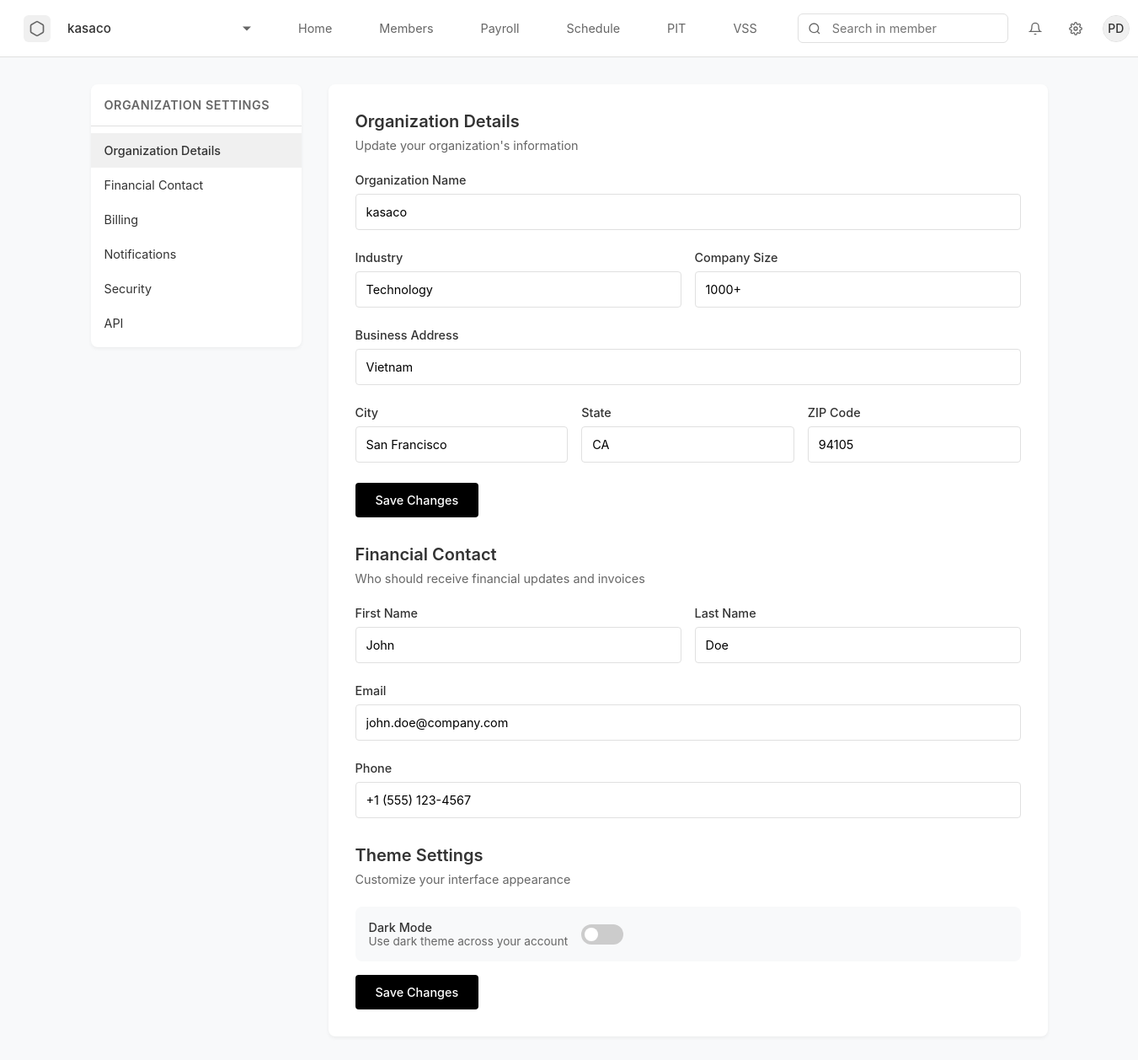
Before: /settings (signed in) with the older database file.
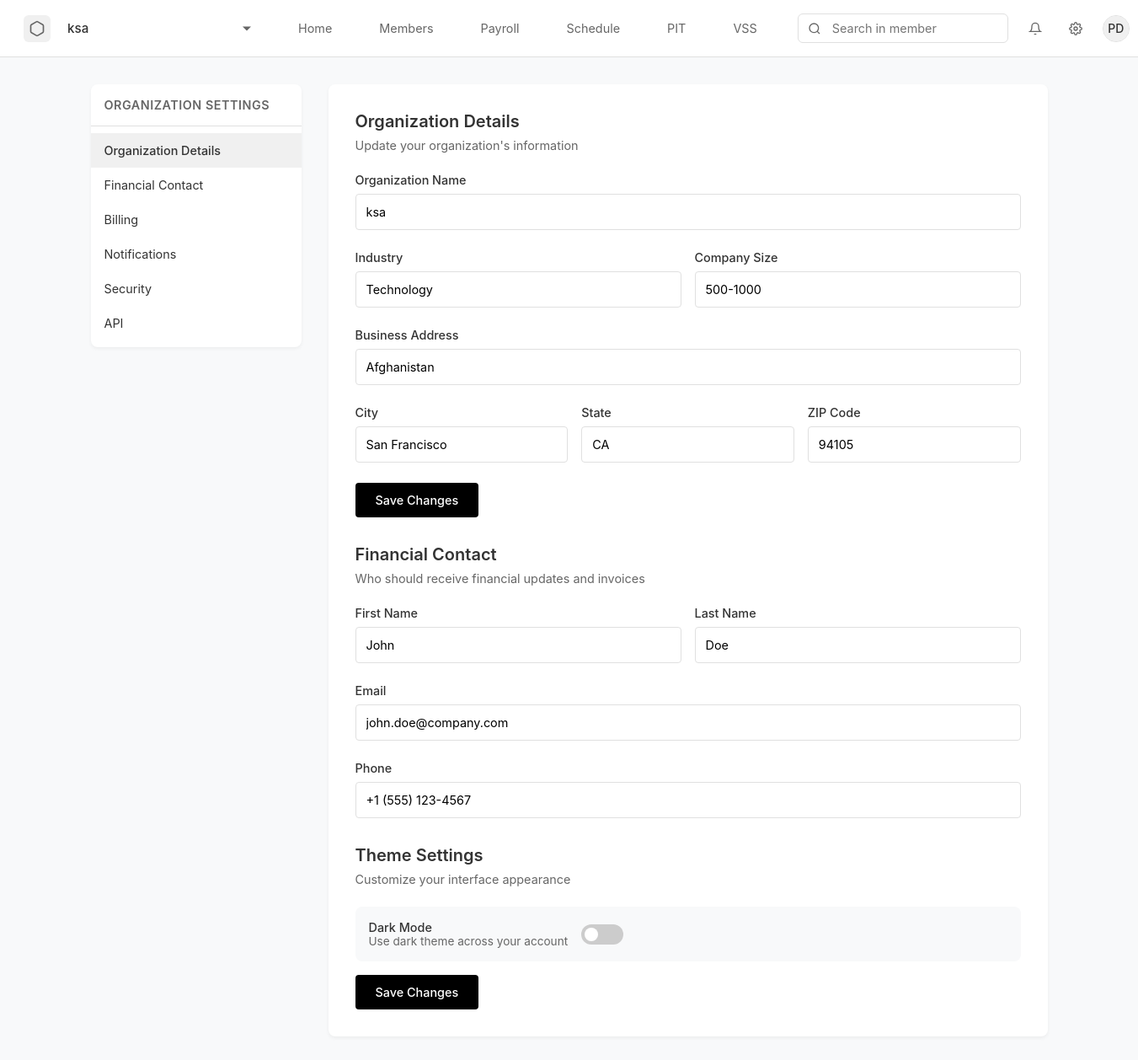
After: the same page with the newer database file.
### app.py (models this page shows, shortened)
class Organization(db.Model):
    id = db.Column(db.Integer, primary_key=True)
    name = db.Column(db.String(120), nullable=False)
    industry = db.Column(db.String(80))
    size = db.Column(db.String(50))
    location = db.Column(db.String(120))
    logo_url = db.Column(db.String(255))
    created_at = db.Column(db.DateTime, default=datetime.utcnow)
    users = db.relationship('User', backref='org', lazy=True)

### app.py (the view)
@app.route('/settings')
def settings():
    if 'user_id' not in session:
        return redirect('/login')
    user = User.query.get(session['user_id'])
    if not user:
        session.pop('user_id', None)
        return redirect('/login')
    organization = None
    if user.organization_id:
        organization = Organization.query.get(user.organization_id)
    return render_template('settings.html', user=user, organization=organization)

### app.py (called while the page is built)
@app.context_processor
def inject_organization():
    if 'user_id' in session:
        user = User.query.get(session['user_id'])
        if user and user.organization_id:
            organization = Organization.query.get(user.organization_id)
            return {'organization': organization}
    return {'organization': None}

    @property
    def name(self):
        if self.first_name and self.last_name:
            return f"{self.first_name} {self.last_name}"
        return "None"

### templates/settings.html (shortened to what the changed rows need)
{% extends "base.html" %}
{% block content %}
<div class="settings-container">
    <div class="settings-content">
        <div class="settings-section">
            <div class="settings-section-header">
                <h2 class="settings-section-title">Organization Details</h2>
            </div>
            <form id="organizationForm">
                <div class="form-group">
                    <label class="form-label">Organization Name</label>
                    <input type="text" class="form-input" name="name" value="{{ organization.name if organization else '' }}">
                </div>
                <div class="form-row">
                    <div class="form-group">
                        <label class="form-label">Company Size</label>
                        <input type="text" class="form-input" name="size" value="{{ organization.size if organization else '' }}">
                    </div>
                </div>
                <div class="form-group">
                    <label class="form-label">Business Address</label>
                    <input type="text" class="form-input" name="location" value="{{ organization.location if organization else '' }}">
                </div>
            </form>
        </div>
        <div class="settings-section">
            <div class="settings-section-header">
                <h2 class="settings-section-title">Financial Contact</h2>
            </div>
        </div>
        <div class="settings-section">
            <div class="settings-section-header">
                <h2 class="settings-section-title">Theme Settings</h2>
            </div>
        </div>
    </div>
</div>
{% endblock %}

### templates/base.html (shortened to what this page needs)
<!DOCTYPE html>
<html lang="en">
<head>
    <link rel="stylesheet" href="https://cdn.jsdelivr.net/npm/flatpickr/dist/flatpickr.min.css">
</head>
<body>
    {% if not hide_navbar %}
    <nav class="navbar">
        <div class="company-section">
            <div class="company-logo">
                <svg viewBox="0 0 24 24" fill="none" stroke="currentColor" stroke-width="2">
                    <path d="M21 16V8a2 2 0 0 0-1-1.73l-7-4a2 2 0 0 0-2 0l-7 4A2 2 0 0 0 3 8v8a2 2 0 0 0 1 1.73l7 4a2 2 0 0 0 2 0l7-4A2 2 0 0 0 21 16z"></path>
                </svg>
            </div>
            <select class="company-select" onchange="if(this.value === 'add') window.location.href='/organization/setup';">
                <option value="{{ organization.id if organization else '' }}">{{ organization.name if organization else 'Select organization' }}</option>
            </select>
        </div>
        <div class="nav-links">
            <a href="/" class="nav-link {% if request.path == '/' %}active{% endif %}">Home</a>
            <a href="#" class="nav-link {% if request.path == '/members' %}active{% endif %}">Members</a>
            <a href="#" class="nav-link {% if request.path == '/payroll' %}active{% endif %}">Payroll</a>
            <a href="#" class="nav-link {% if request.path == '/schedule' %}active{% endif %}">Schedule</a>
            <a href="#" class="nav-link {% if request.path == '/pit' %}active{% endif %}">PIT</a>
            <a href="#" class="nav-link {% if request.path == '/vss' %}active{% endif %}">VSS</a>
        </div>
        <div class="search-section">
            <div class="search-bar-wrapper">
                <div class="search-icon">
                    <svg viewBox="0 0 24 24" fill="none" stroke="currentColor" stroke-width="2">
                        <circle cx="11" cy="11" r="8"></circle>
                        <path d="M21 21l-4.35-4.35"></path>
                    </svg>
                </div>
                <input type="text" class="search-bar" placeholder="Search in member">
            </div>
            <div class="user-profile">
                <div class="notification-icon">
                    <svg viewBox="0 0 24 24" fill="none" stroke="currentColor" stroke-width="2">
                        <path d="M18 8A6 6 0 0 0 6 8c0 7-3 9-3 9h18s-3-2-3-9"></path>
                        <path d="M13.73 21a2 2 0 0 1-3.46 0"></path>
                    </svg>
                </div>
                <a href="/settings" class="settings-icon">
                </a>
                <div class="profile-pic" id="profileButton">
                </div>
            </div>
        </div>
    </nav>
    {% endif %}
    {% block content %}{% endblock %}
</body>
</html>

Changed rows visible on the page:
changed Organization: name "kasaco" → "ksa"; size "1000+" → "500-1000"; location "Vietnam" → "Afghanistan"
